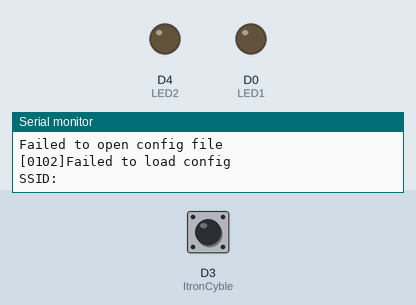
Bench run of a sketch on a simulated ESP8266 (NodeMCU). Parts: output pins drawn as LEDs (lit = HIGH), the last lines printed to the serial monitor. Dashed ring = blinking. The inputs (shaded band) are chosen by the test bench; at power-on: D3 (ItronCyble) LOW. WiFi joins after 1.5 s; servers stay silent unless stated; uploads are accepted with an empty reply; storage starts empty.

Above: at 0.1 s.
At 2.7 s:
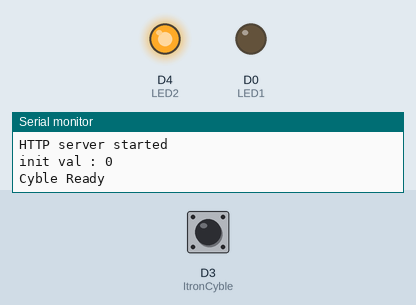
2.8 s: D3 (ItronCyble) pulsed HIGH 2 times (0.12 s each, 0.3 s apart)
At 3.8 s:
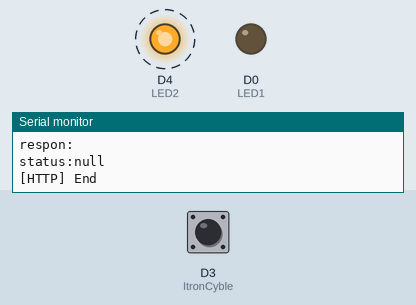
Timing chart, 0 to 5.8 s (numbered marks = the images above; inputs shaded):
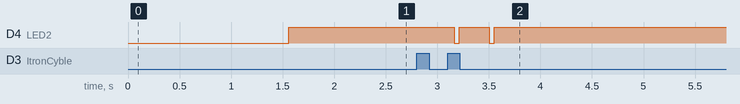

Measured:
- after the input at 2.8 s, D4 (LED2): alternates HIGH for 0.29 s and LOW for 0.05 s, 4 changes in all, then stays HIGH, starting after 0.36 s

The sketch:

NodeMCU_cyblev2.ino
```cpp
/*
Reading Itron Cyble V2 2Wire Version

deskripsi :
Aplikasi ini membaca hasil bacaan dari sensor Cyble Itron v2 2 wire version
data yang terbaca dikirimka ke server via http
Aplikasi dapat di akses via ip /data/ untuk mengetahui nilai terakhir yang dibaca


Setting :
Cara memasang kabel sesor cyble ke board :

  White : D3 : digital input
  Brown : Ground


*/

#include <Wire.h>
#include <ESP8266WiFi.h>
#include <ESP8266HTTPClient.h>
#include <WiFiClient.h>
#include <ESP8266WebServer.h>
#include <ESP8266mDNS.h>
#include <ArduinoJson.h>
#include "FS.h"

const int ItronCyble = D3;  // input port white cable , brown cable to Ground
const int LED1 = 16  ;       // indicator system running
const int LED2 = 2  ;        // indicator read data

int CybleCounter = 0;       // counter
int SensorState = 0;        // var state read
int lastSensorState = 0;    // var. last read

ESP8266WebServer server(80); // webserver PORT

/* Config variable */
/* file config.json*/

struct Config {
    char  ssid[32] ;        // SSID
    char  password[12] ;    // WPA Passkey
    char  host[16] ;        // API Host server
    int   httpPort ;        // PORT server
    char  api_path[64] ;    // url path
    int   delay_send ;      // delay sending data
    int   init_value ;      // inital value for counter
    char  device_id[64] ;   // ID perangkat
};


/* Apps Begin */
Config config;

void setup() {
  Serial.begin(9600) ;
  /* Read config file */
  Serial.println("[01]Read Config");
  if (!SPIFFS.begin()) {
    Serial.println("[0101]Failed to mount file system");
    return;
  }
  if (!loadConfig()) {
    Serial.println("[0102]Failed to load config");
  } else {
    Serial.println("[0100]Config loaded");
  }
  /* Setup Wireless */
  Serial.print("SSID: ");
  Serial.println(config.ssid);
  WiFi.begin(config.ssid, config.password);
  while (WiFi.status() != WL_CONNECTED) {
    delay(500); Serial.print(".");
  }
  Serial.println("");
  Serial.println("WiFi connected");
  Serial.print("IP address: ");
  Serial.println(WiFi.localIP());
  long rssi = WiFi.RSSI();
  Serial.print("RSSI:");
  Serial.println(rssi);
  String hostnya =   String (config.host)+":"+String(config.httpPort);
  Serial.print("connecting to ");
  Serial.println(hostnya);

  /* Setup Web Server */
  server.on("/", handleRoot);
  server.on("/data", [](){
      String PostData ="{\"DEVICE_ID\": \""+String(config.device_id) +"\", \"DEVICE_VALUE\": \""+String(CybleCounter)+"\" }" ;
      server.send(200, "text/plain", PostData  );
   });
  server.onNotFound(handleNotFound);
  server.begin();
  Serial.println("HTTP server started");

  /* Setup Cyble Sensor & LED indicator */
  pinMode(ItronCyble, INPUT);
  pinMode(LED1, OUTPUT);
  pinMode(LED2, OUTPUT);
  digitalWrite(LED1, LOW);
  digitalWrite(LED2, HIGH);

  Serial.print("init val : ");
  Serial.println(config.init_value);
  Serial.println("Cyble Ready");
  CybleCounter = config.init_value ;
}

void loop() {

  /* Read sensor */
  server.handleClient();
  SensorState = digitalRead(ItronCyble);
  if (SensorState != lastSensorState) {
    if (SensorState == LOW) {
      Serial.print("counter:");
      CybleCounter++;
      Serial.println(CybleCounter);
      send_data(); // send data to server
      digitalWrite(LED2, LOW);
    }
    delay(50);
  }
  lastSensorState = SensorState;
  digitalWrite(LED2, HIGH);

}

/* Function Send Data to server */
bool send_data(){
              String device_id     = String(config.device_id) ;
              String device_value  = String(CybleCounter) ;
              String device_name   = "Cyble V02 2 wire" ;
              String PostData ="{\"DEVICE_ID\": \""+device_id+"\", \"DEVICE_VALUE\": \""+device_value+"\", \"DEVICE_NAME\": \""+device_name+"\" }";
              HTTPClient http;
              Serial.println("[HTTP] begin...");
              Serial.println(PostData);
              http.begin("http://"+String (config.host)+":"+String(config.httpPort)+String(config.api_path)); //HTTP
              http.addHeader("Content-Type", "text/json", false, true);
              int httpCode = http.POST(PostData);   //Send the request
              if(httpCode == HTTP_CODE_OK) {
                 String payload = http.getString();                  //Get the response payload
                 payload.trim();
                 Serial.print("data:");
                 Serial.println(httpCode);   //Print HTTP return code
                 Serial.print("respon:");
                 Serial.println(payload);    //Print request response payload
                 /* Urusan Per JSON an */
                 DynamicJsonBuffer jsonBuffer;
                 JsonObject& root = jsonBuffer.parseObject(payload);
                 String statusnya = root["respond"] ;
                 Serial.println("status:"+statusnya) ;
               } else {
                  Serial.printf("[HTTP]POST ... failed, error: %s\n", http.errorToString(httpCode).c_str());
                  Serial.println(httpCode) ;
                  String payload = http.getString();
                  Serial.println(payload);    //Print request response payload
              }
              http.end();
              Serial.println("[HTTP] End");
              return true ;
}

/* Waiting service */

/* Function load configuration file : config.json */
bool loadConfig() {
  File configFile = SPIFFS.open("/config.json", "r");
  if (!configFile) {
    Serial.println("Failed to open config file");
    return false;
  }
  size_t size = configFile.size();
  if (size > 1024) {
    Serial.println("Config file size is too large");
    return false;
  }
  std::unique_ptr<char[]> buf(new char[size]);
  configFile.readBytes(buf.get(), size);
  StaticJsonBuffer<200> jsonBuffer;
  JsonObject& json = jsonBuffer.parseObject(buf.get());
  if (!json.success()) {
    Serial.println("Failed to parse config file");
    return false;
  }
  strlcpy(config.ssid,json["ssid"] ,sizeof(config.ssid));
  strlcpy(config.password,json["paswd"] ,sizeof(config.password));
  strlcpy(config.host,json["host"] ,sizeof(config.host));
  config.httpPort = json["port"] ;
  strlcpy(config.api_path,json["path"] ,sizeof(config.api_path));
  config.delay_send = json["delay"];
  config.init_value = json["initialvalue"];
  strlcpy(config.device_id,json["device_id"] ,sizeof(config.device_id));

  return true;
}


void handleRoot() {
   server.send(200, "text/plain", "JPS: Itron Cyble Reader v.0.1");
 }

void handleNotFound(){
   String message = "undefine \n\n";
  server.send(404, "text/plain", message);
 }
```
